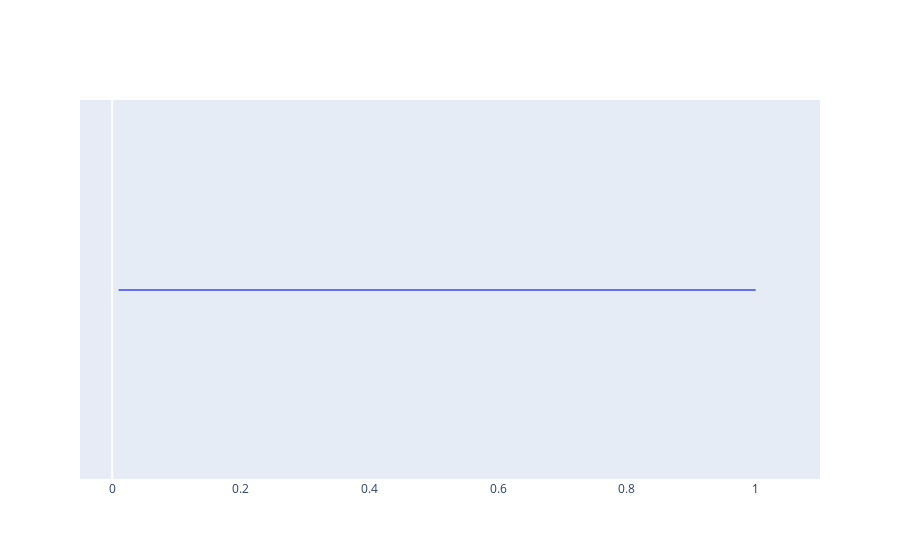
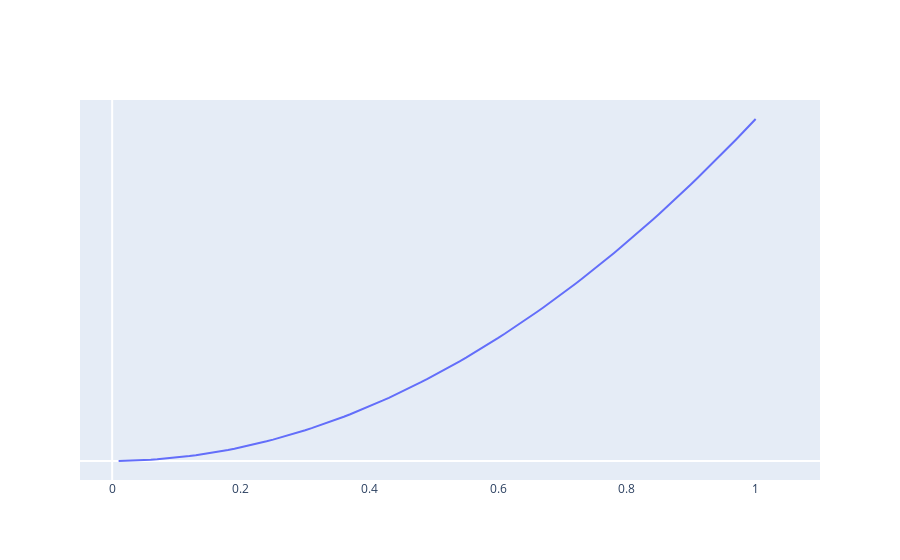
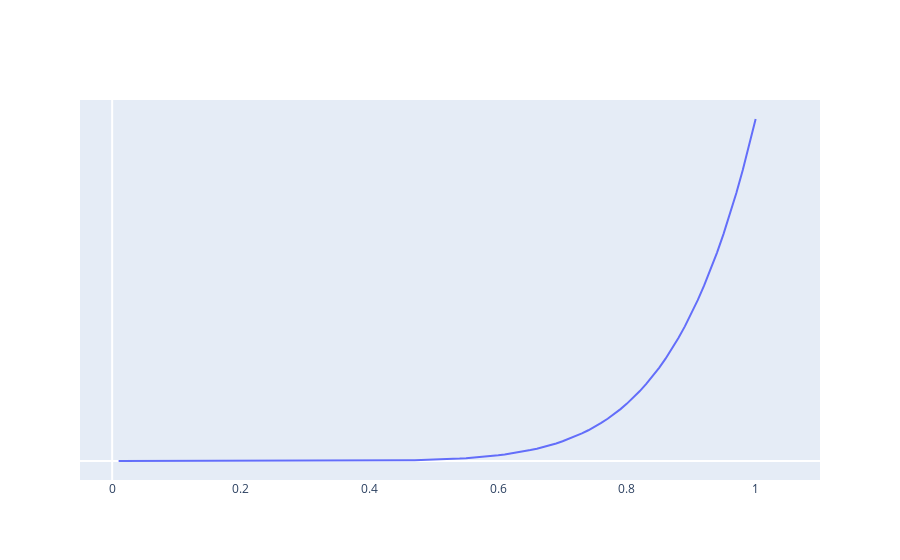
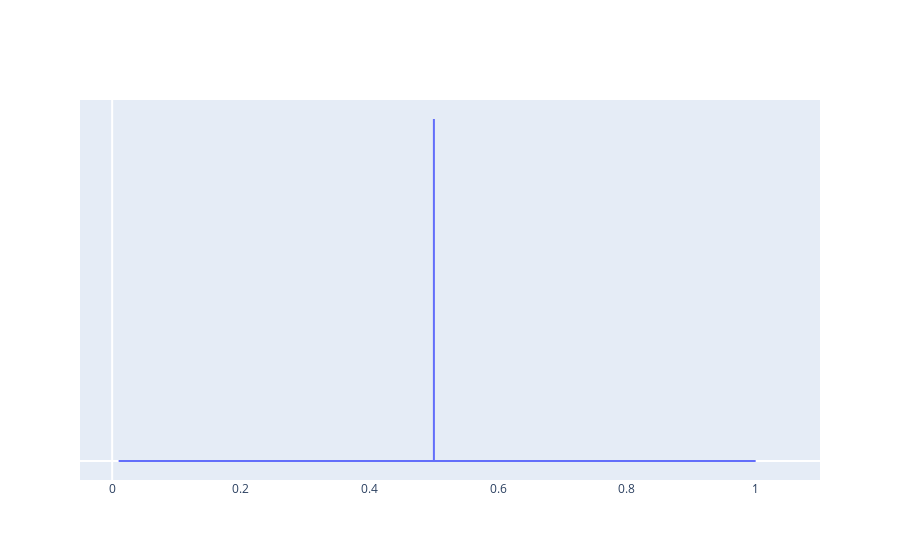

Notebook cell for these charts, in order:
### Code cell
plotdist("/home/sjef/AfstudeerRepo/Report/Dists/Lambda_50_betadist_alpha1_beta1.csv")
plotdist("/home/sjef/AfstudeerRepo/Report/Dists/Lambda_75_betadist_alpha3_beta1.csv")
plotdist("/home/sjef/AfstudeerRepo/Report/Dists/Lambda_90_betadist_alpha9_beta1.csv")
plotdist("/home/sjef/AfstudeerRepo/Report/Dists/Lambda_50_bernoulli.csv")
plotdist("/home/sjef/AfstudeerRepo/Report/Dists/Lambda_75_bernoulli.csv")
plotdist("/home/sjef/AfstudeerRepo/Report/Dists/Lambda_90_bernoulli.csv")
